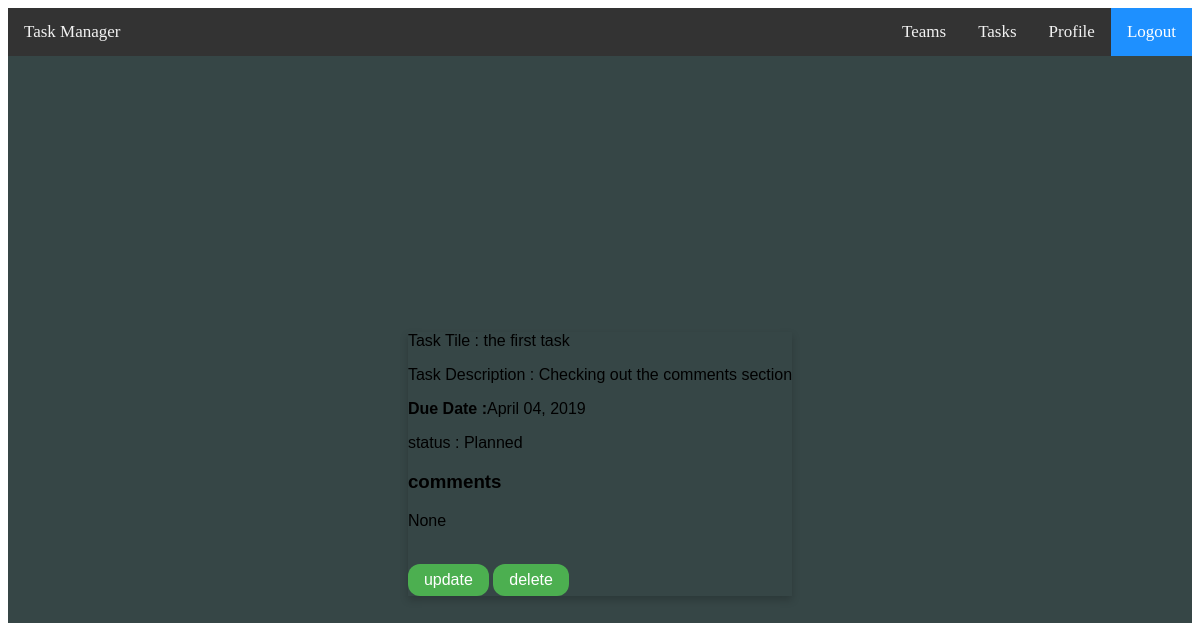
The page /tasks/11/ on the database as committed earlier.
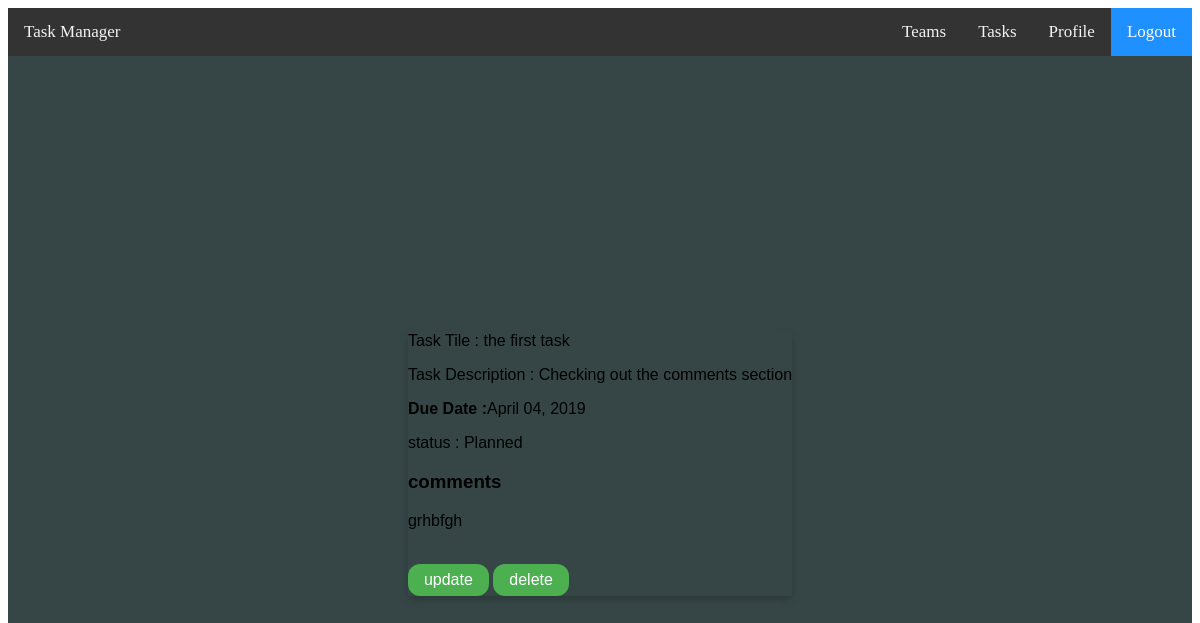
The same page on the database as committed later.
### users/models.py (models this page shows, shortened)
class Task(models.Model):
    title = models.CharField(max_length=140)
    description = models.TextField(blank = True, null = True)
    created_date = models.DateField(default=timezone.now, blank=True, null=True)
    due_date = models.DateField(blank=True, null=True)
    priority = models.IntegerField(default='0')
    TeamName = models.CharField(max_length=25,blank=True,null=True)
    creator = models.ForeignKey(
        User, related_name="todo_created_by", on_delete=models.CASCADE
    )
    comment = models.TextField(max_length=500,blank=True,null=True)
    assignee = models.ForeignKey(
        User,
        blank=True,
        null=True,
        related_name="todo_assigned_to",
        on_delete=models.CASCADE,
    )
    STATUSES = (
        ('Planned ', 'Planned'),
        ('Inprogress', 'Inprogress'),
        ('Done', 'Done'),
    )
    status = models.CharField(max_length=15,null=True, choices=STATUSES, default='Planned')
    def __str__(self):
        return self.title
    class Meta:
        ordering = ["priority"]

### users/views.py (the view)
# urls.py: path('tasks/<int:pk>/', user_views.TaskDetailView.as_view(), name='task-detail'),
class TaskDetailView(DetailView):
    model = Task

### templates/users/task_detail.html
{% extends "loginbase.html" %}
{% block content %}
  <div class="card">
        <p>Task Tile : {{object}}</p>
        <p>Task Description : {{object.description}}</p>
        <p><b>Due Date :</b>{{object.due_date|date:"F d, Y"}}</p>
             <p>status : {{object.status}}</p>
            <div>
                 <h3>comments</h3>
                 <p> {{object.comment}}</p>
                 <br>
             </div>
        <a href=" {% url 'task-update' object.id %}" class="button">update</a>
        <a href=" {% url 'task-delete' object.id %}"class="button">delete</a>
     </div>
{% endblock content %}

### templates/loginbase.html (shortened to what this page needs)
<!DOCTYPE html>
{% load static %}
<html lang="en">
<head>
    <link rel="stylesheet" href="{% static 'css/style.css' %}">
     <link rel="stylesheet" href="{% static 'css/cards.css' %}">
    <link rel="stylesheet" href="{% static 'css/buttons.css' %}">
</head>
<body>
    <div class="topnav">
        <a class="active" href="{% url 'logout'%}">Logout</a>
         <a href="{%url  'profile' %}">Profile</a>
        <a href = "{%url  'task' %}">Tasks</a>
         <a href = "{% url 'team' %}">Teams</a>
        <div class="page-header">
            <a href="/">Task Manager</a>
        </div>
    </div>
    <div class="content container">
        <div class="row">
            <div class="col-md-8">
            {% block content %}
            {% endblock %}
            </div>
        </div>
    </div>
</body>
</html>

### static/css/style.css (style rules this page uses)
.topnav { background-color: #333; overflow: hidden; }
.topnav a { float: right; color: #f2f2f2; text-align: center; padding: 14px 16px; text-decoration: none; font-size: 17px; }
.topnav a.active { background-color: dodgerblue; color: white; }
.page-header { float: left; }
.content { padding: 0; margin: 0; box-sizing: border-box; display: flex; justify-content: center; align-items: center; min-height: 100vh; font-family: 'Poppins',sans-serif; background-color:#364646; }

### static/css/cards.css (style rules this page uses)
.card { box-shadow: 0 4px 8px 0 rgba(0,0,0,0.2); transition: 0.3s; }
.container { padding: 2px 16px; }

### static/css/buttons.css (style rules this page uses)
.button { background-color: #4CAF50; border: none; color: white; padding: 7px 16px; text-align: center; text-decoration: none; display: inline-block; font-size: 16px; border-radius: 12px; }

Rows that differ between the two databases and show on the page:
changed Task "the first task": comment "None" → "grhbfgh"
